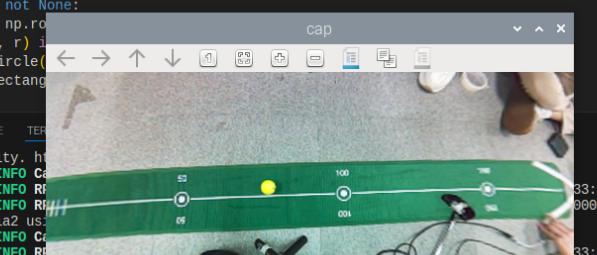
#> input picture opencv/ball_color/302_ball_1.png, 597 x 255 px
$ python test_ball.py
#> lines starting #> are read from the running program, lines starting #| are printed output that depends on the picture; after the words box and inside, x2 and y2 are one past the last pixel; in counts of white or black regions, pixels touching at a corner belong together
import cv2
import numpy as np

# 노랑색을 검출하기 위한 상한값, 하한값 경계 정의
#colorLower = (60, 246, 230)
#colorUpper = (120, 213, 187)

colorLower = (0, 138, 138)
colorUpper = (80, 255, 255)

# 이미지 로드
image = cv2.imread('302_ball_1.png')
#> image is the input picture: shape (255, 597, 3); mean B, G, R 137.8, 145.6, 125.1

# HSV로 변환
hsv = cv2.cvtColor(image, cv2.COLOR_BGR2HSV)
#> hsv: shape (255, 597, 3); mean H, S, V 59.2, 50.5, 148.7

# 노란색 범위에 해당하는 마스크 생성
mask = cv2.inRange(hsv, colorLower, colorUpper)
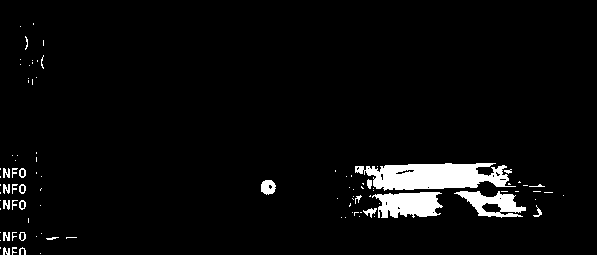
#> mask: shape (255, 597); 4.2% white; 96 white regions (70 under 20 px), largest, box (x1, y1, x2, y2) and area: (355, 163, 516, 191) 3026, (372, 192, 443, 218) 1355, (454, 191, 526, 218) 935

# 마스크를 이용하여 색상 부분 추출
color_region = cv2.bitwise_and(image, image, mask=mask)
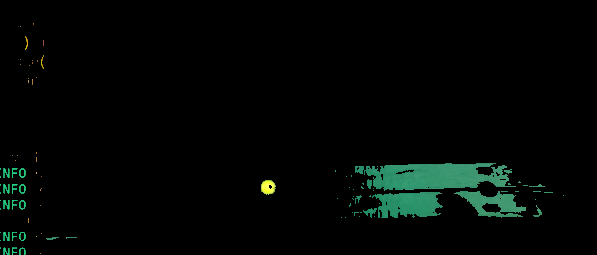
#> color_region: shape (255, 597, 3); mean B, G, R 4.5, 6.4, 2.4

# 그레이스케일 변환
gray = cv2.cvtColor(color_region, cv2.COLOR_BGR2GRAY)
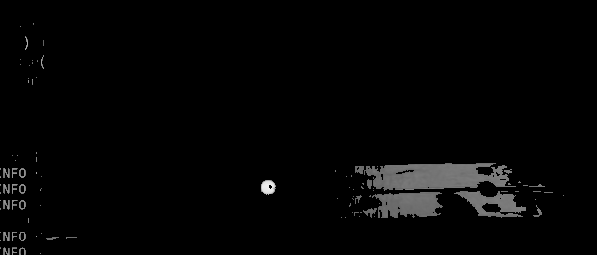
#> gray: shape (255, 597); min 0, max 238, mean 5

cv2.imshow("Circles", gray)
cv2.waitKey(0)
cv2.destroyAllWindows()

# 가우시안 블러 적용 (노이즈 제거)
blurred = cv2.GaussianBlur(gray, (5, 5), 0)

# 허프 변환을 사용하여 원 검출
circles = cv2.HoughCircles(blurred, cv2.HOUGH_GRADIENT, dp=1, minDist=20,
                            param1=50, param2=30, minRadius=1, maxRadius=10)
#> circles = [[267.5, 186.5, 7.4]]

# 원이 검출되었는지 확인
if circles is not None:
    # 원이 검출되었다면 (반지름, x좌표, y좌표) 형태로 변환하여 반지름의 크기순으로 정렬
    circles = np.round(circles[0, :]).astype("int")
#> circles = [[268, 186, 7]]
    circles = sorted(circles, key=lambda x: x[2])  # 원의 반지름을 기준으로 정렬

    # 검출된 원을 원본 이미지에 그리기
    for (x, y, r) in circles:
        cv2.circle(image, (x, y), r, (0, 255, 0), 4)  # 원 그리기
        cv2.rectangle(image, (x - 5, y - 5), (x + 5, y + 5), (0, 128, 255), -1)  # 원의 중심 그리기
#> this loop made 1 pass
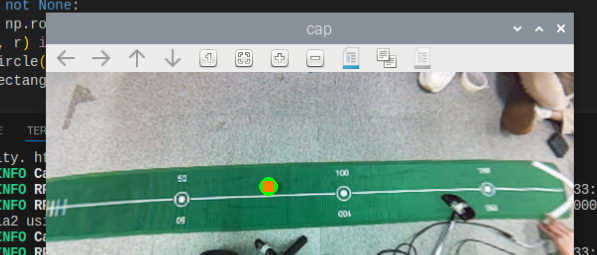
#> image: shape (255, 597, 3); 0.18% of pixels changed, all inside (x1, y1, x2, y2) = (259, 177, 278, 196)

    # 결과 이미지 출력
    cv2.imshow("Circles", image)
    cv2.waitKey(0)
    cv2.destroyAllWindows()
else:
    print("원을 찾을 수 없습니다.")
